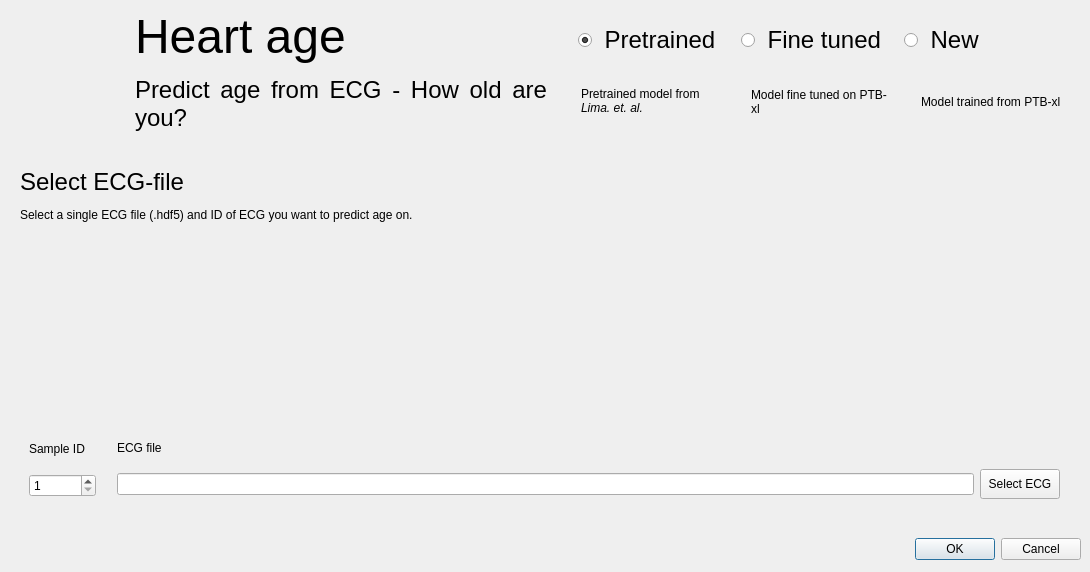
<?xml version="1.0" encoding="UTF-8"?>
<ui version="4.0">
 <class>MainWindow</class>
 <widget class="QMainWindow" name="MainWindow">
  <property name="geometry">
   <rect>
    <x>0</x>
    <y>0</y>
    <width>1090</width>
    <height>572</height>
   </rect>
  </property>
  <property name="windowTitle">
   <string>MainWindow</string>
  </property>
  <widget class="QWidget" name="centralwidget">
   <layout class="QVBoxLayout" name="verticalLayout_2">
    <property name="leftMargin">
     <number>0</number>
    </property>
    <property name="topMargin">
     <number>0</number>
    </property>
    <property name="rightMargin">
     <number>0</number>
    </property>
    <property name="bottomMargin">
     <number>0</number>
    </property>
    <item>
     <widget class="QFrame" name="sidebar_top">
      <property name="sizePolicy">
       <sizepolicy hsizetype="Preferred" vsizetype="Preferred">
        <horstretch>0</horstretch>
        <verstretch>0</verstretch>
       </sizepolicy>
      </property>
      <property name="maximumSize">
       <size>
        <width>16777215</width>
        <height>16777215</height>
       </size>
      </property>
      <property name="autoFillBackground">
       <bool>false</bool>
      </property>
      <property name="frameShape">
       <enum>QFrame::NoFrame</enum>
      </property>
      <property name="frameShadow">
       <enum>QFrame::Raised</enum>
      </property>
      <layout class="QHBoxLayout" name="horizontalLayout">
       <property name="spacing">
        <number>15</number>
       </property>
       <property name="leftMargin">
        <number>20</number>
       </property>
       <property name="rightMargin">
        <number>20</number>
       </property>
       <item>
        <widget class="QLabel" name="img_logo">
         <property name="minimumSize">
          <size>
           <width>80</width>
           <height>80</height>
          </size>
         </property>
         <property name="maximumSize">
          <size>
           <width>100</width>
           <height>80</height>
          </size>
         </property>
         <property name="text">
          <string/>
         </property>
         <property name="pixmap">
          <pixmap resource="../graphics/icons.qrc">:/Logo/Asset 1.svg</pixmap>
         </property>
         <property name="scaledContents">
          <bool>true</bool>
         </property>
         <property name="wordWrap">
          <bool>false</bool>
         </property>
        </widget>
       </item>
       <item>
        <widget class="QLabel" name="label_title">
         <property name="sizePolicy">
          <sizepolicy hsizetype="Preferred" vsizetype="Preferred">
           <horstretch>0</horstretch>
           <verstretch>0</verstretch>
          </sizepolicy>
         </property>
         <property name="minimumSize">
          <size>
           <width>200</width>
           <height>0</height>
          </size>
         </property>
         <property name="maximumSize">
          <size>
           <width>16777215</width>
           <height>16777215</height>
          </size>
         </property>
         <property name="text">
          <string>&lt;html&gt;&lt;head/&gt;&lt;body&gt;&lt;p&gt;&lt;span style=&quot; font-size:36pt;&quot;&gt;Heart age&lt;/span&gt;&lt;/p&gt;&lt;p align=&quot;justify&quot;&gt;&lt;span style=&quot; font-size:18pt;&quot;&gt;Predict age from ECG - How old are you?&lt;/span&gt;&lt;/p&gt;&lt;/body&gt;&lt;/html&gt;</string>
         </property>
         <property name="textFormat">
          <enum>Qt::RichText</enum>
         </property>
         <property name="alignment">
          <set>Qt::AlignLeading|Qt::AlignLeft|Qt::AlignTop</set>
         </property>
         <property name="wordWrap">
          <bool>true</bool>
         </property>
        </widget>
       </item>
       <item>
        <widget class="QFrame" name="frame_model">
         <property name="minimumSize">
          <size>
           <width>0</width>
           <height>0</height>
          </size>
         </property>
         <property name="maximumSize">
          <size>
           <width>600</width>
           <height>16777215</height>
          </size>
         </property>
         <property name="frameShape">
          <enum>QFrame::NoFrame</enum>
         </property>
         <property name="frameShadow">
          <enum>QFrame::Raised</enum>
         </property>
         <layout class="QVBoxLayout" name="verticalLayout_8">
          <property name="spacing">
           <number>0</number>
          </property>
          <property name="leftMargin">
           <number>0</number>
          </property>
          <property name="topMargin">
           <number>0</number>
          </property>
          <property name="rightMargin">
           <number>0</number>
          </property>
          <property name="bottomMargin">
           <number>0</number>
          </property>
          <item>
           <widget class="QWidget" name="widget" native="true">
            <layout class="QHBoxLayout" name="horizontalLayout_9">
             <property name="topMargin">
              <number>0</number>
             </property>
             <property name="bottomMargin">
              <number>0</number>
             </property>
             <item>
              <widget class="QRadioButton" name="btn_model_pretrained">
               <property name="minimumSize">
                <size>
                 <width>150</width>
                 <height>0</height>
                </size>
               </property>
               <property name="maximumSize">
                <size>
                 <width>150</width>
                 <height>16777215</height>
                </size>
               </property>
               <property name="font">
                <font>
                 <pointsize>18</pointsize>
                 <weight>50</weight>
                 <bold>false</bold>
                </font>
               </property>
               <property name="text">
                <string> Pretrained</string>
               </property>
               <property name="checked">
                <bool>true</bool>
               </property>
              </widget>
             </item>
             <item>
              <widget class="QRadioButton" name="btn_model_finetune">
               <property name="minimumSize">
                <size>
                 <width>150</width>
                 <height>0</height>
                </size>
               </property>
               <property name="maximumSize">
                <size>
                 <width>150</width>
                 <height>16777215</height>
                </size>
               </property>
               <property name="font">
                <font>
                 <pointsize>18</pointsize>
                </font>
               </property>
               <property name="text">
                <string> Fine tuned</string>
               </property>
              </widget>
             </item>
             <item>
              <widget class="QRadioButton" name="btn_model_new">
               <property name="minimumSize">
                <size>
                 <width>150</width>
                 <height>0</height>
                </size>
               </property>
               <property name="maximumSize">
                <size>
                 <width>150</width>
                 <height>16777215</height>
                </size>
               </property>
               <property name="font">
                <font>
                 <pointsize>18</pointsize>
                 <weight>50</weight>
                 <bold>false</bold>
                </font>
               </property>
               <property name="text">
                <string> New</string>
               </property>
              </widget>
             </item>
            </layout>
           </widget>
          </item>
          <item>
           <widget class="QFrame" name="frame_6">
            <property name="frameShape">
             <enum>QFrame::NoFrame</enum>
            </property>
            <property name="frameShadow">
             <enum>QFrame::Raised</enum>
            </property>
            <layout class="QHBoxLayout" name="horizontalLayout_10">
             <property name="spacing">
              <number>20</number>
             </property>
             <property name="topMargin">
              <number>0</number>
             </property>
             <property name="bottomMargin">
              <number>0</number>
             </property>
             <item>
              <widget class="QLabel" name="label">
               <property name="minimumSize">
                <size>
                 <width>150</width>
                 <height>0</height>
                </size>
               </property>
               <property name="maximumSize">
                <size>
                 <width>150</width>
                 <height>16777215</height>
                </size>
               </property>
               <property name="text">
                <string>&lt;html&gt;&lt;head/&gt;&lt;body&gt;&lt;p&gt;Pretrained model from &lt;span style=&quot; font-style:italic;&quot;&gt;Lima.  et.  al.&lt;/span&gt;&lt;/p&gt;&lt;/body&gt;&lt;/html&gt;</string>
               </property>
               <property name="textFormat">
                <enum>Qt::RichText</enum>
               </property>
               <property name="wordWrap">
                <bool>true</bool>
               </property>
               <property name="indent">
                <number>10</number>
               </property>
              </widget>
             </item>
             <item>
              <widget class="QLabel" name="label_3">
               <property name="minimumSize">
                <size>
                 <width>150</width>
                 <height>0</height>
                </size>
               </property>
               <property name="maximumSize">
                <size>
                 <width>150</width>
                 <height>16777215</height>
                </size>
               </property>
               <property name="text">
                <string>Model fine tuned on PTB-xl</string>
               </property>
               <property name="wordWrap">
                <bool>true</bool>
               </property>
               <property name="indent">
                <number>10</number>
               </property>
              </widget>
             </item>
             <item>
              <widget class="QLabel" name="label_4">
               <property name="minimumSize">
                <size>
                 <width>150</width>
                 <height>0</height>
                </size>
               </property>
               <property name="maximumSize">
                <size>
                 <width>150</width>
                 <height>16777215</height>
                </size>
               </property>
               <property name="text">
                <string>Model trained from PTB-xl</string>
               </property>
               <property name="wordWrap">
                <bool>true</bool>
               </property>
               <property name="indent">
                <number>10</number>
               </property>
              </widget>
             </item>
            </layout>
           </widget>
          </item>
         </layout>
        </widget>
       </item>
      </layout>
     </widget>
    </item>
    <item>
     <widget class="QFrame" name="content">
      <property name="frameShape">
       <enum>QFrame::NoFrame</enum>
      </property>
      <property name="frameShadow">
       <enum>QFrame::Raised</enum>
      </property>
      <layout class="QHBoxLayout" name="horizontalLayout_3">
       <property name="spacing">
        <number>15</number>
       </property>
       <property name="leftMargin">
        <number>20</number>
       </property>
       <item>
        <widget class="QFrame" name="frame_concent">
         <property name="frameShape">
          <enum>QFrame::NoFrame</enum>
         </property>
         <property name="frameShadow">
          <enum>QFrame::Raised</enum>
         </property>
         <layout class="QVBoxLayout" name="verticalLayout_3">
          <property name="spacing">
           <number>3</number>
          </property>
          <property name="leftMargin">
           <number>0</number>
          </property>
          <property name="topMargin">
           <number>12</number>
          </property>
          <property name="bottomMargin">
           <number>0</number>
          </property>
          <item>
           <widget class="QLabel" name="description_1">
            <property name="text">
             <string>&lt;html&gt;&lt;head/&gt;&lt;body&gt;&lt;p&gt;&lt;span style=&quot; font-size:18pt;&quot;&gt;Select ECG-file&lt;/span&gt;&lt;/p&gt;&lt;p&gt;Select a single ECG file (.hdf5) and ID of ECG you want to predict age on.&lt;/p&gt;&lt;/body&gt;&lt;/html&gt;</string>
            </property>
           </widget>
          </item>
          <item>
           <spacer name="verticalSpacer_2">
            <property name="orientation">
             <enum>Qt::Vertical</enum>
            </property>
            <property name="sizeHint" stdset="0">
             <size>
              <width>20</width>
              <height>40</height>
             </size>
            </property>
           </spacer>
          </item>
          <item>
           <widget class="QFrame" name="frame_selection">
            <property name="minimumSize">
             <size>
              <width>0</width>
              <height>0</height>
             </size>
            </property>
            <property name="frameShape">
             <enum>QFrame::NoFrame</enum>
            </property>
            <property name="frameShadow">
             <enum>QFrame::Raised</enum>
            </property>
            <layout class="QHBoxLayout" name="horizontalLayout_6">
             <property name="spacing">
              <number>0</number>
             </property>
             <property name="leftMargin">
              <number>0</number>
             </property>
             <property name="topMargin">
              <number>0</number>
             </property>
             <property name="rightMargin">
              <number>0</number>
             </property>
             <property name="bottomMargin">
              <number>0</number>
             </property>
             <item>
              <widget class="QFrame" name="frame_id">
               <property name="sizePolicy">
                <sizepolicy hsizetype="Preferred" vsizetype="Preferred">
                 <horstretch>0</horstretch>
                 <verstretch>0</verstretch>
                </sizepolicy>
               </property>
               <property name="frameShape">
                <enum>QFrame::NoFrame</enum>
               </property>
               <property name="frameShadow">
                <enum>QFrame::Raised</enum>
               </property>
               <layout class="QVBoxLayout" name="verticalLayout">
                <item>
                 <widget class="QLabel" name="description_ID">
                  <property name="maximumSize">
                   <size>
                    <width>16777215</width>
                    <height>30</height>
                   </size>
                  </property>
                  <property name="frameShape">
                   <enum>QFrame::NoFrame</enum>
                  </property>
                  <property name="text">
                   <string>Sample ID</string>
                  </property>
                 </widget>
                </item>
                <item>
                 <widget class="QSpinBox" name="lineEdit_id">
                  <property name="sizePolicy">
                   <sizepolicy hsizetype="Preferred" vsizetype="Fixed">
                    <horstretch>0</horstretch>
                    <verstretch>0</verstretch>
                   </sizepolicy>
                  </property>
                  <property name="minimumSize">
                   <size>
                    <width>0</width>
                    <height>0</height>
                   </size>
                  </property>
                  <property name="maximumSize">
                   <size>
                    <width>16777215</width>
                    <height>16777215</height>
                   </size>
                  </property>
                  <property name="frame">
                   <bool>true</bool>
                  </property>
                  <property name="minimum">
                   <number>1</number>
                  </property>
                  <property name="maximum">
                   <number>100000</number>
                  </property>
                 </widget>
                </item>
               </layout>
              </widget>
             </item>
             <item>
              <widget class="QFrame" name="frame_file">
               <property name="frameShape">
                <enum>QFrame::NoFrame</enum>
               </property>
               <property name="frameShadow">
                <enum>QFrame::Raised</enum>
               </property>
               <layout class="QHBoxLayout" name="horizontalLayout_7">
                <property name="spacing">
                 <number>-1</number>
                </property>
                <property name="leftMargin">
                 <number>12</number>
                </property>
                <property name="topMargin">
                 <number>12</number>
                </property>
                <property name="rightMargin">
                 <number>12</number>
                </property>
                <property name="bottomMargin">
                 <number>12</number>
                </property>
                <item>
                 <widget class="QFrame" name="frame">
                  <property name="frameShape">
                   <enum>QFrame::NoFrame</enum>
                  </property>
                  <property name="frameShadow">
                   <enum>QFrame::Raised</enum>
                  </property>
                  <property name="lineWidth">
                   <number>1</number>
                  </property>
                  <layout class="QVBoxLayout" name="verticalLayout_4">
                   <property name="spacing">
                    <number>-1</number>
                   </property>
                   <property name="leftMargin">
                    <number>0</number>
                   </property>
                   <property name="topMargin">
                    <number>0</number>
                   </property>
                   <property name="rightMargin">
                    <number>0</number>
                   </property>
                   <property name="bottomMargin">
                    <number>0</number>
                   </property>
                   <item>
                    <widget class="QLabel" name="label_2">
                     <property name="minimumSize">
                      <size>
                       <width>0</width>
                       <height>30</height>
                      </size>
                     </property>
                     <property name="maximumSize">
                      <size>
                       <width>16777215</width>
                       <height>30</height>
                      </size>
                     </property>
                     <property name="frameShape">
                      <enum>QFrame::NoFrame</enum>
                     </property>
                     <property name="text">
                      <string>ECG file</string>
                     </property>
                    </widget>
                   </item>
                   <item>
                    <widget class="QFrame" name="frame_3">
                     <property name="minimumSize">
                      <size>
                       <width>0</width>
                       <height>30</height>
                      </size>
                     </property>
                     <property name="maximumSize">
                      <size>
                       <width>16777215</width>
                       <height>30</height>
                      </size>
                     </property>
                     <property name="frameShape">
                      <enum>QFrame::NoFrame</enum>
                     </property>
                     <property name="frameShadow">
                      <enum>QFrame::Plain</enum>
                     </property>
                     <property name="lineWidth">
                      <number>0</number>
                     </property>
                     <layout class="QHBoxLayout" name="horizontalLayout_8">
                      <property name="spacing">
                       <number>-1</number>
                      </property>
                      <property name="leftMargin">
                       <number>0</number>
                      </property>
                      <property name="topMargin">
                       <number>0</number>
                      </property>
                      <property name="rightMargin">
                       <number>0</number>
                      </property>
                      <property name="bottomMargin">
                       <number>0</number>
                      </property>
                      <item>
                       <widget class="QLineEdit" name="lineEdit_selection">
                        <property name="sizePolicy">
                         <sizepolicy hsizetype="Expanding" vsizetype="Fixed">
                          <horstretch>0</horstretch>
                          <verstretch>0</verstretch>
                         </sizepolicy>
                        </property>
                        <property name="minimumSize">
                         <size>
                          <width>0</width>
                          <height>0</height>
                         </size>
                        </property>
                        <property name="alignment">
                         <set>Qt::AlignLeading|Qt::AlignLeft|Qt::AlignVCenter</set>
                        </property>
                        <property name="readOnly">
                         <bool>true</bool>
                        </property>
                       </widget>
                      </item>
                      <item>
                       <widget class="QPushButton" name="btn_select_ecg">
                        <property name="sizePolicy">
                         <sizepolicy hsizetype="Preferred" vsizetype="Preferred">
                          <horstretch>0</horstretch>
                          <verstretch>0</verstretch>
                         </sizepolicy>
                        </property>
                        <property name="minimumSize">
                         <size>
                          <width>30</width>
                          <height>30</height>
                         </size>
                        </property>
                        <property name="maximumSize">
                         <size>
                          <width>16777215</width>
                          <height>30</height>
                         </size>
                        </property>
                        <property name="text">
                         <string>Select ECG</string>
                        </property>
                       </widget>
                      </item>
                     </layout>
                    </widget>
                   </item>
                  </layout>
                 </widget>
                </item>
               </layout>
              </widget>
             </item>
            </layout>
           </widget>
          </item>
          <item>
           <widget class="QFrame" name="frame_folder_selection">
            <property name="minimumSize">
             <size>
              <width>0</width>
              <height>0</height>
             </size>
            </property>
            <property name="frameShape">
             <enum>QFrame::NoFrame</enum>
            </property>
            <property name="frameShadow">
             <enum>QFrame::Plain</enum>
            </property>
            <layout class="QHBoxLayout" name="horizontalLayout_5">
             <property name="leftMargin">
              <number>0</number>
             </property>
             <property name="topMargin">
              <number>0</number>
             </property>
             <property name="rightMargin">
              <number>0</number>
             </property>
             <property name="bottomMargin">
              <number>0</number>
             </property>
            </layout>
           </widget>
          </item>
         </layout>
        </widget>
       </item>
      </layout>
     </widget>
    </item>
    <item>
     <widget class="QFrame" name="sidebar_bottom">
      <property name="minimumSize">
       <size>
        <width>0</width>
        <height>0</height>
       </size>
      </property>
      <property name="maximumSize">
       <size>
        <width>16777215</width>
        <height>16777215</height>
       </size>
      </property>
      <property name="frameShape">
       <enum>QFrame::NoFrame</enum>
      </property>
      <property name="frameShadow">
       <enum>QFrame::Raised</enum>
      </property>
      <layout class="QHBoxLayout" name="horizontalLayout_4">
       <property name="bottomMargin">
        <number>12</number>
       </property>
       <item>
        <spacer name="horizontalSpacer">
         <property name="orientation">
          <enum>Qt::Horizontal</enum>
         </property>
         <property name="sizeHint" stdset="0">
          <size>
           <width>530</width>
           <height>20</height>
          </size>
         </property>
        </spacer>
       </item>
       <item>
        <widget class="QDialogButtonBox" name="btn_convert">
         <property name="sizePolicy">
          <sizepolicy hsizetype="Preferred" vsizetype="Preferred">
           <horstretch>0</horstretch>
           <verstretch>0</verstretch>
          </sizepolicy>
         </property>
         <property name="standardButtons">
          <set>QDialogButtonBox::Cancel|QDialogButtonBox::Ok</set>
         </property>
        </widget>
       </item>
      </layout>
     </widget>
    </item>
   </layout>
  </widget>
  <widget class="QMenuBar" name="menubar">
   <property name="geometry">
    <rect>
     <x>0</x>
     <y>0</y>
     <width>1090</width>
     <height>24</height>
    </rect>
   </property>
  </widget>
 </widget>
 <resources>
  <include location="../graphics/icons.qrc"/>
 </resources>
 <connections/>
</ui>
